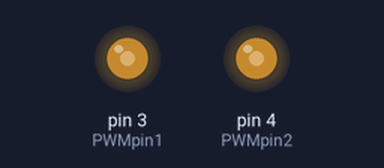
Bench run of a sketch on a simulated Arduino Uno, built with avr-gcc and run on an emulated ATmega328P. Shown: output pins drawn as LEDs (lit = HIGH).

Above: at 0.1 s.
Timing chart, 0 to 1.6 s (numbered marks = the images above):
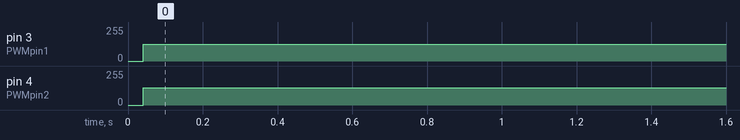

Measured:
- by itself, pin 3 (PWMpin1): 0/255 → 126/255 at 0.04 s
- by itself, pin 4 (PWMpin2): 0/255 → 129/255 at 0.04 s

The sketch:

BuzzerPWM.ino
```cpp
/*
 Drive the buzzer from the Arduino.
 Two Arduino pins (3 and 4) are connected
 to the buzzer and driving it in a complementary
 manner (when pin 1 is HIGH, pin 2 is LOW and vice-versa).

 Buzzer features:
 Rated voltage:           5Vp-p square wave
 Operating voltage:       20Vp-p max.
 Operating frequency:     4000Hz +/- 500Hz
 Typical sound output:    75dB (@5V, 10cm, 4kHz)
 Rated current:           1mA (@5V, 4kHz, 25C)
 Operating temperature:   -40C...+105C

 created October 13 2016
 by Bojan Jovanovic

 */

int PWMpin1 = 3;   // Pin 1 of the Buzzer
int PWMpin2 = 4;   // Pin 2 of the Buzzer

void setup()

{

  pinMode(PWMpin1, OUTPUT);   // sets the pin as output
  pinMode(PWMpin2, OUTPUT);   // sets the pin as output

}


void loop()

{
  //analogWrite(PWMpin, 127);  // analogRead values go from 0 to 1023, analogWrite values from 0 to 255
  //digitalWrite(PWMpin, HIGH);
  digitalWrite(PWMpin1, HIGH);
  digitalWrite(PWMpin2, LOW);
  delayMicroseconds(125);
  digitalWrite(PWMpin1, LOW);
  digitalWrite(PWMpin2, HIGH);
  delayMicroseconds(125);

}
```
